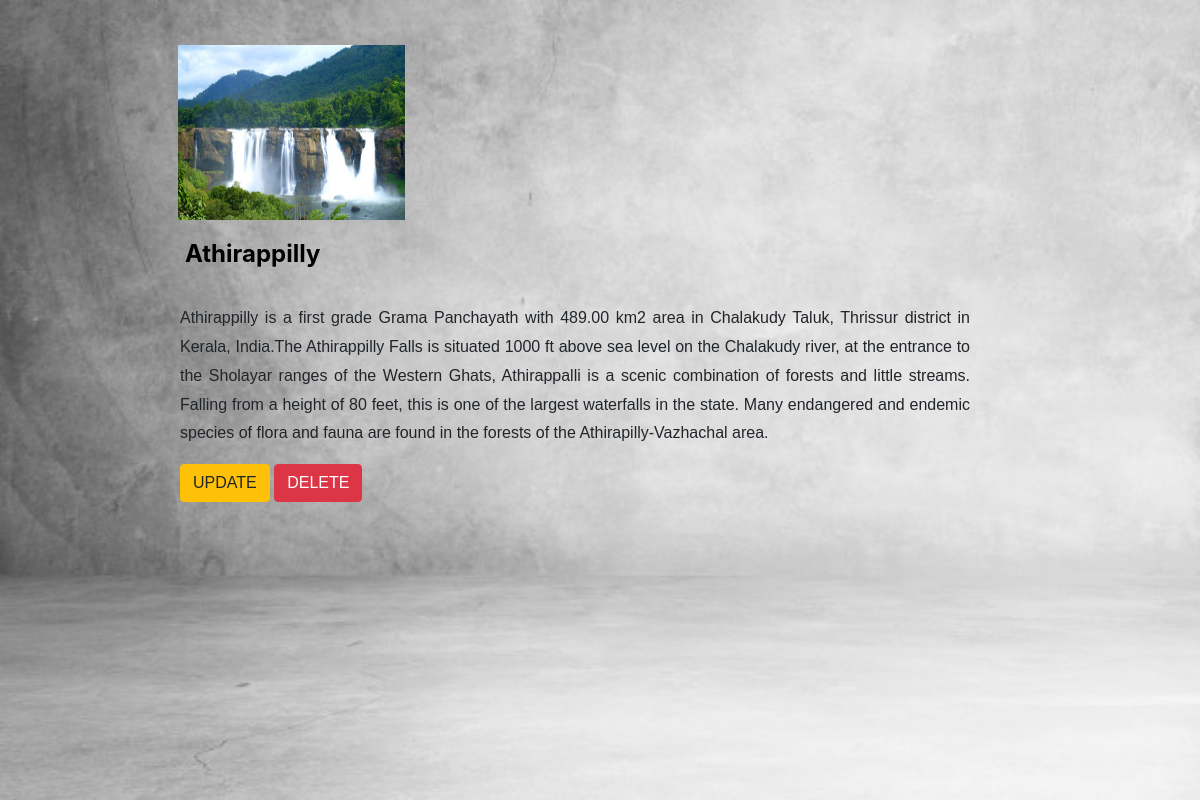
The page /detail/2/ on the database its author committed.
### blogapp/models.py (models this page shows)
class blog(models.Model):
    name=models.CharField(max_length=50)
    image=models.ImageField(upload_to='images')
    desc=models.TextField(blank=True)

### blogapp/views.py (the view)
# urls.py: path('detail/<int:blog_id>/',views.detail,name='detail'),
def detail(request,blog_id):
    items=blog.objects.get(id=blog_id)
    return render(request,'detail.html',{'item':items})

### templates/detail.html
{% load static %}
{% block body %}
<head>
     <link rel="stylesheet" href="{% static 'bootstrap.min.css' %}">
</head>
<div style="background-image:url('{% static 'img/cement-floor.jpg' %}');background-attachment:fixed;background-size:cover;height:100%;">
<div class="container">
    <div class="row">
            {% if item %}
  <img src="{{item.image.url}}"  style="height:220px;width:375px;padding-top:45px;padding-left:13%;">
    <h2 style= "color: #000000;font-weight: 700;font-size: 24px;margin-left:10%;margin:240px 200px 5px -220px;">{{item.name}}</h2>
    <div style="font-family: 'Catamaran', sans-serif;line-height: 1.80857;font-size: 16px;margin-bottom:20px;margin:30px 200px 15px 150px;text-align:justify;">
    <p>{{item.desc}}</p>
        <a href="{% url 'update' item.id %}" class="btn btn-warning">UPDATE</a>
      <a href="{% url 'delete' item.id %}" class="btn btn-danger">DELETE</a>
  </div>
            {% endif %}
            </div>
    </div>
</div>
{% endblock %}

### rows shown on the page
blog: image (picture), name "Athirappilly", desc "Athirappilly is a first grade Grama Panchayath with 489.00 km2 area in Chalakudy Taluk, Thrissur district in Kerala, India.The Athirappilly Falls is situated 1000 ft above sea level on the Chalakudy river, at the entrance to the Sholayar ranges of the Western Ghats, Athirappalli is a scenic combination of forests and little streams. Falling from a height of 80 feet, this is one of the largest waterfalls in the state. Many endangered and endemic species of flora and fauna are found in the forests of the Athirapilly-Vazhachal area."
